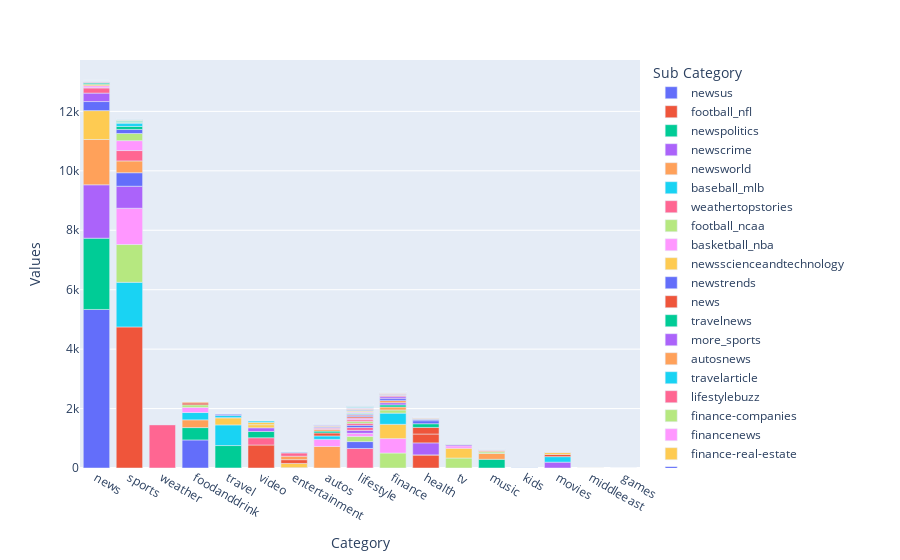

The code cell stored with this chart in its notebook:
### Code cell
px.bar(data_frame=df,x='Category',y='Values',color='Sub Category')
